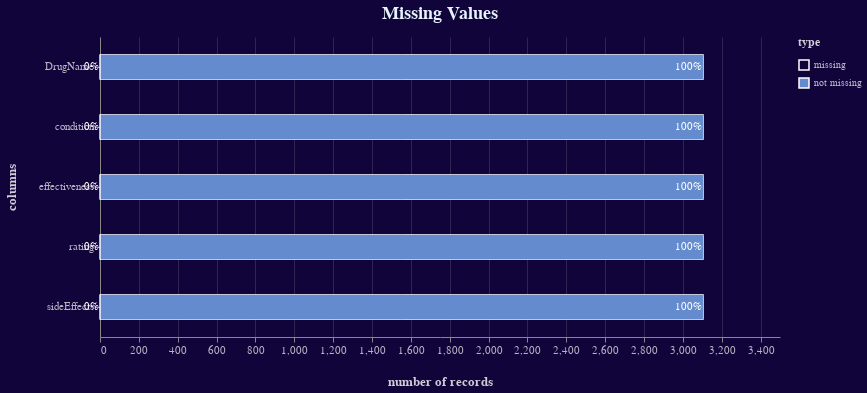

Notebook source saved alongside this figure:
### Code cell
import altair as alt

bars = (alt.Chart()
           .mark_bar(size=25, 
                     strokeWidth=1,
                     stroke="white",
                     strokeOpacity=0.7,
                     )
           .encode(x=alt.X("sum(num of records)",
                           axis=alt.Axis(title="number of records",
                                         grid=True)), 
                   y=alt.Y("column:O",
                           axis=alt.Axis(title="columns")),
                   tooltip=("column", "type", "num of records:Q",
                            alt.Tooltip("pct:Q", format=".1%")),
                   color=alt.Color("type",
                                   scale=alt.Scale(range=["#11043a", "#648bce"])))
           .properties(title="Missing Values"))

text = (alt.Chart()
           .mark_text(align="right",
                      dx=-1)
           .encode(x=alt.X("sum(num of records)", 
                           stack="zero"),
                   y=alt.Y("column"),
                   color=alt.Color("type",
                                   legend=None,
                                   scale=alt.Scale(range=["white"])),
                   text=alt.Text("pct", format=".0%")))

(alt.layer(bars, text, data=missing)
    .configure(background='#11043a')
    .configure_title(font="Arial",
                     fontSize=18,
                     color="#e6f3ff",
                     dy=-10)
    .configure_text(color="white")
    .configure_legend(titleFontSize=12,
                      titleColor="white",
                      tickCount=10,
                      titleOpacity=0.8,
                      labelColor="white",
                      labelOpacity=0.7,
                      titlePadding=10)
    .configure_axis(titleFontSize=13,
                    titlePadding=20,
                    titleColor="white",
                    titleOpacity=0.8,
                    labelFontSize=11,
                    labelColor="white",
                    labelOpacity=0.7,
                    tickOffset=0,
                    grid=False,
                    gridOpacity=0.15)
    .configure_view(strokeWidth=0)
    .resolve_scale(color='independent')
    .properties(height=300, width=680))

### Figure 1 — Vega-Lite specification as saved in the notebook (floating-point values rounded to 4 significant figures)
{"config": {"view": {"continuousWidth": 400, "continuousHeight": 300, "strokeWidth": 0}, "axis": {"grid": false, "gridOpacity": 0.15, "labelColor": "white", "labelFontSize": 11, "labelOpacity": 0.7, "tickOffset": 0, "titleColor": "white", "titleFontSize": 13, "titleOpacity": 0.8, "titlePadding": 20}, "background": "#11043a", "legend": {"labelColor": "white", "labelOpacity": 0.7, "tickCount": 10, "titleColor": "white", "titleFontSize": 12, "titleOpacity": 0.8, "titlePadding": 10}, "text": {"color": "white"}, "title": {"color": "#e6f3ff", "dy": -10, "font": "Arial", "fontSize": 18}}, "layer": [{"mark": {"type": "bar", "size": 25, "stroke": "white", "strokeOpacity": 0.7, "strokeWidth": 1}, "encoding": {"color": {"field": "type", "scale": {"range": ["#11043a", "#648bce"]}, "type": "nominal"}, "tooltip": [{"field": "column", "type": "nominal"}, {"field": "type", "type": "nominal"}, {"field": "num of records", "type": "quantitative"}, {"field": "pct", "format": ".1%", "type": "quantitative"}], "x": {"aggregate": "sum", "axis": {"grid": true, "title": "number of records"}, "field": "num of records", "type": "quantitative"}, "y": {"axis": {"title": "columns"}, "field": "column", "type": "ordinal"}}, "title": "Missing Values"}, {"mark": {"type": "text", "align": "right", "dx": -1}, "encoding": {"color": {"field": "type", "legend": null, "scale": {"range": ["white"]}, "type": "nominal"}, "text": {"field": "pct", "format": ".0%", "type": "quantitative"}, "x": {"aggregate": "sum", "field": "num of records", "stack": "zero", "type": "quantitative"}, "y": {"field": "column", "type": "nominal"}}}], "data": {"name": "data-6f2d7f710a19b8e3c369908e0d5231ec"}, "height": 300, "resolve": {"scale": {"color": "independent"}}, "width": 680, "$schema": "https://vega.github.io/schema/vega-lite/v4.17.0.json", "datasets": {"data-6f2d7f710a19b8e3c369908e0d5231ec": [{"column": "DrugName", "pct": 1.0, "num of records": 3106, "type": "not missing"}, {"column": "DrugName", "pct": 0.0, "num of records": 0, "type": "missing"}, {"column": "rating", "pct": 1.0, "num of records": 3106, "type": "not missing"}, {"column": "rating", "pct": 0.0, "num of records": 0, "type": "missing"}, {"column": "effectiveness", "pct": 1.0, "num of records": 3106, "type": "not missing"}, {"column": "effectiveness", "pct": 0.0, "num of records": 0, "type": "missing"}, {"column": "condition", "pct": 1.0, "num of records": 3106, "type": "not missing"}, {"column": "condition", "pct": 0.0, "num of records": 0, "type": "missing"}, {"column": "sideEffects", "pct": 1.0, "num of records": 3106, "type": "not missing"}, {"column": "sideEffects", "pct": 0.0, "num of records": 0, "type": "missing"}]}}
